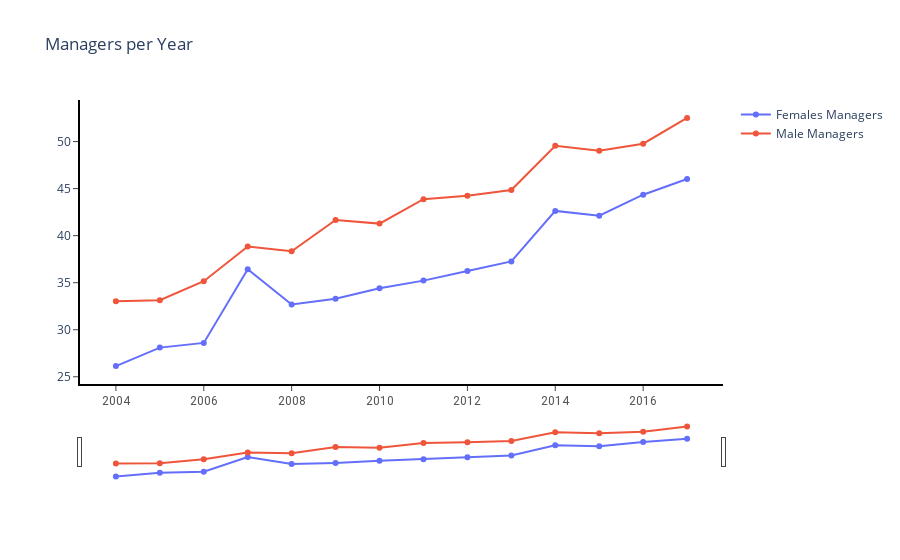

Here is the notebook cell this chart was saved with:
### Code cell
fig = go.Figure()
fig.add_trace(go.Scatter(x=df["year"], y=df['femalesmanagers'], name='Females Managers'))
fig.add_trace(go.Scatter(x=df["year"], y=df['malemanagers'], name='Male Managers'))

fig.layout.update(title_text='Managers per Year', xaxis_rangeslider_visible=True)

fig.layout.update(
    xaxis=dict(
            showline=True,
            showticklabels=True,
            linecolor='rgb(0, 0, 0)',
            linewidth=2,
            ticks='outside',
            tickfont=dict(
                family='Roboto',
                size=12,
                color='rgb(82,82,82)'),
        ),
    yaxis=dict(
            showline=True,
            showgrid=False,
            zeroline=True,
            showticklabels=True,
            ticks='outside',
            linecolor='rgb(0, 0, 0)',
            linewidth=2
        ),
    plot_bgcolor='rgb(255,255,255)',

)
fig.show()

### Figure 1 — Plotly figure (JSON) as saved in the notebook; plotly's stock layout.template omitted (floating-point values rounded to 4 significant figures)
{"data": [{"name": "Females Managers", "type": "scatter", "x": [2004, 2005, 2006, 2007, 2008, 2009, 2010, 2011, 2012, 2013, 2014, 2015, 2016, 2017], "y": [26.14, 28.1, 28.6, 36.43, 32.68, 33.3, 34.41, 35.22, 36.24, 37.26, 42.63, 42.12, 44.35, 46.02]}, {"name": "Male Managers", "type": "scatter", "x": [2004, 2005, 2006, 2007, 2008, 2009, 2010, 2011, 2012, 2013, 2014, 2015, 2016, 2017], "y": [33.02, 33.13, 35.16, 38.85, 38.34, 41.67, 41.28, 43.87, 44.24, 44.85, 49.55, 49.02, 49.77, 52.51]}], "layout": {"plot_bgcolor": "rgb(255,255,255)", "title": {"text": "Managers per Year"}, "xaxis": {"linecolor": "rgb(0, 0, 0)", "linewidth": 2, "rangeslider": {"visible": true}, "showline": true, "showticklabels": true, "tickfont": {"color": "rgb(82,82,82)", "family": "Roboto", "size": 12}, "ticks": "outside"}, "yaxis": {"linecolor": "rgb(0, 0, 0)", "linewidth": 2, "showgrid": false, "showline": true, "showticklabels": true, "ticks": "outside", "zeroline": true}}}
